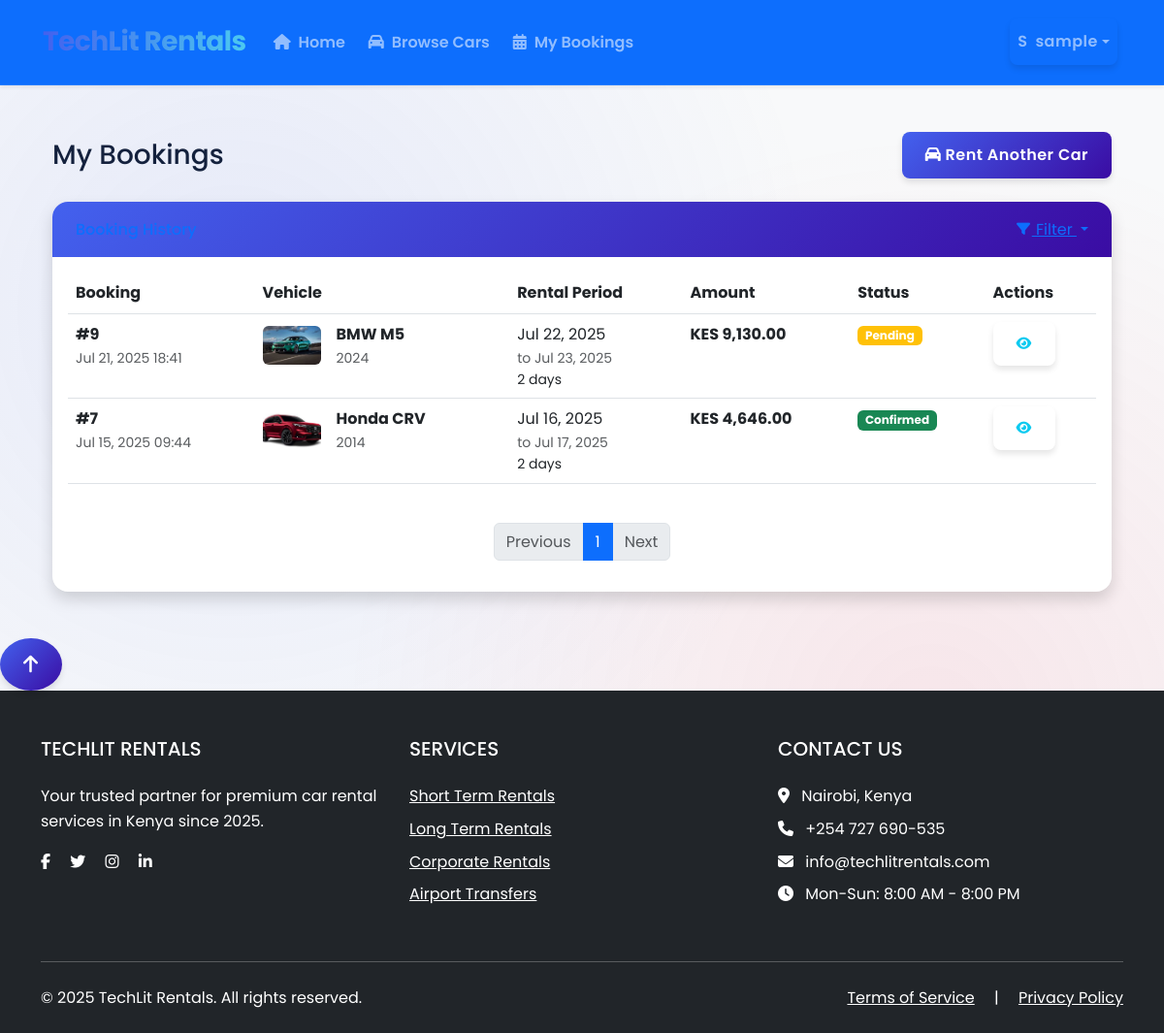
The page /user/bookings (signed in) on the database as committed earlier.
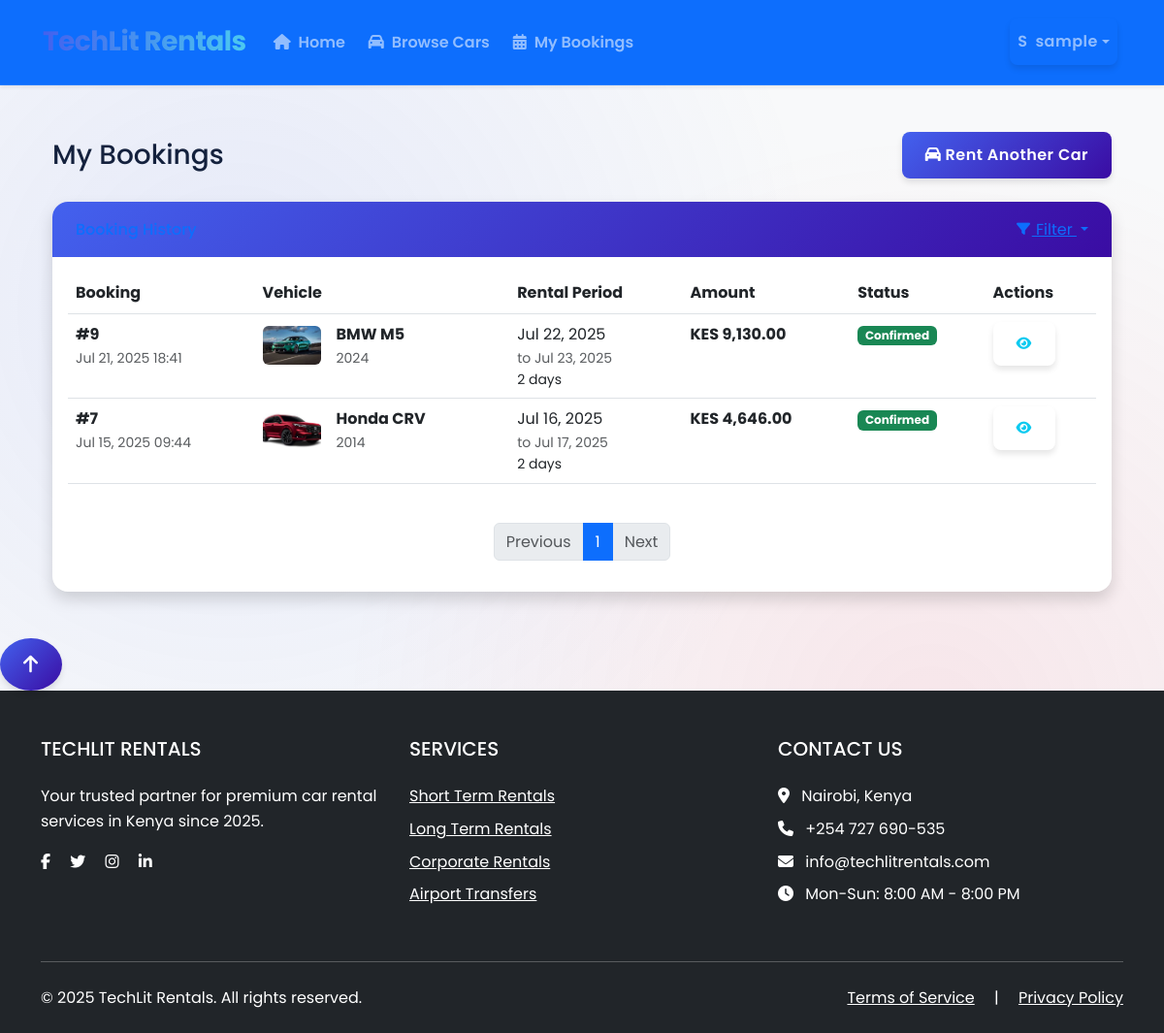
The same page on the database as committed later.
### app.py (models this page shows)
class Booking(db.Model):
    __tablename__ = 'bookings'
    id = db.Column(db.Integer, primary_key=True)
    user_id = db.Column(db.Integer, db.ForeignKey('users.id'), nullable=False)
    car_id = db.Column(db.Integer, db.ForeignKey('cars.id'), nullable=False)
    start_date = db.Column(db.Date, nullable=False)
    end_date = db.Column(db.Date, nullable=False)
    total_cost = db.Column(db.Float, nullable=False)
    status = db.Column(db.String(20), nullable=False, default='pending')
    created_at = db.Column(db.DateTime, default=datetime.utcnow)

class Car(db.Model):
    __tablename__ = 'cars'
    id = db.Column(db.Integer, primary_key=True)
    make = db.Column(db.String(80), nullable=False)
    model = db.Column(db.String(80), nullable=False)
    year = db.Column(db.Integer, nullable=False)
    registration_number = db.Column(db.String(20), unique=True, nullable=False)
    engine_capacity = db.Column(db.Float)
    seating_capacity = db.Column(db.Integer, nullable=False)
    transmission = db.Column(db.String(20))
    fuel_type = db.Column(db.String(20))
    availability = db.Column(db.Boolean, nullable=False, default=True)
    price_per_day = db.Column(db.Float, nullable=False)
    image_url = db.Column(db.String(200))
    description = db.Column(db.Text)
    created_at = db.Column(db.DateTime, default=datetime.utcnow)
    bookings = db.relationship('Booking', backref='car', lazy=True)

### app.py (the view)
@app.route('/user/bookings')
@login_required
def user_bookings():
    user = User.query.get(session['user_id'])
    page = request.args.get('page', 1, type=int)
    per_page = 10
    status_filter = request.args.get('status', 'all')
    query = Booking.query.filter_by(user_id=user.id)
    if status_filter and status_filter != 'all':
        query = query.filter_by(status=status_filter)
    bookings_pagination = query.order_by(Booking.created_at.desc()).paginate(
        page=page,
        per_page=per_page,
        error_out=False
    )
    today = datetime.now().date()
    return render_template(
        'user/bookings.html',
        bookings=bookings_pagination.items,
        pagination=bookings_pagination,
        today=today,
        status_filter=status_filter
    )

### app.py (called while the page is built)
@app.context_processor
def inject_user():
    return dict(current_user=current_user)

@app.context_processor
def inject_datetime():
    from datetime import datetime
    return dict(datetime=datetime)

@app.context_processor
def inject_today():
    return {'today': datetime.now().date()}

@app.context_processor
def utility_processor():
    def updated_url(**kwargs):
        args = request.args.copy().to_dict()
        args.update(kwargs)
        return f"{url_for('search_cars')}?{urlencode(args)}"
    return dict(updated_url=updated_url)

def login_required(f):
    @wraps(f)
    def decorated_function(*args, **kwargs):
        if 'user_id' not in session:
            flash('Please log in to access this page.', 'danger')
            return redirect(url_for('login'))
        return f(*args, **kwargs)
    return decorated_function

### templates/user/bookings.html (shortened to what the changed rows need)
{% extends "base.html" %}
{% block content %}
<div class="container-fluid">
    <div class="d-flex justify-content-between align-items-center mb-4">
        <h1 class="h3 mb-0 text-gray-800">My Bookings</h1>
    </div>
    {% if bookings %}
    <div class="card shadow mb-4">
        <div class="card-body">
            <div class="table-responsive">
                <table class="table table-hover" id="dataTable" width="100%" cellspacing="0">
                    <thead class="thead-light">
                        <tr>
                            <th>Booking</th>
                            <th>Vehicle</th>
                            <th>Rental Period</th>
                            <th>Amount</th>
                            <th>Status</th>
                            <th>Actions</th>
                        </tr>
                    </thead>
                    <tbody>
                        {% for booking in bookings %}
                        <tr class="{% if booking.status == 'cancelled' %}table-secondary{% elif booking.status == 'completed' %}table-success{% endif %}">
                            <td>
                                <div class="fw-bold">#{{ booking.id }}</div>
                                <div class="small text-muted">
                                    {{ booking.created_at.strftime('%b %d, %Y %H:%M') }}
                                </div>
                            </td>
                            <td>
                                <div class="d-flex align-items-center">
                                    {% if booking.car.image_url %}
                                    <img src="{{ booking.car.image_url }}" class="rounded me-3"
                                         alt="{{ booking.car.make }} {{ booking.car.model }}"
                                         style="width: 60px; height: 40px; object-fit: cover;">
                                    {% endif %}
                                    <div>
                                        <div class="fw-bold">{{ booking.car.make }} {{ booking.car.model }}</div>
                                        <div class="small text-muted">{{ booking.car.year }}</div>
                                    </div>
                                </div>
                            </td>
                            <td>
                                <div>{{ booking.start_date.strftime('%b %d, %Y') }}</div>
                                <div class="small text-muted">
                                    to {{ booking.end_date.strftime('%b %d, %Y') }}
                                </div>
                                <div class="small">
                                    {{ (booking.end_date - booking.start_date).days + 1 }} days
                                </div>
                            </td>
                            <td class="fw-bold">KES {{ "{:,.2f}".format(booking.total_cost) }}</td>
                            <td>
                                <span class="badge bg-{{
                                    'success' if booking.status == 'confirmed'
                                    else 'primary' if booking.status == 'completed'
                                    else 'warning' if booking.status == 'pending'
                                    else 'secondary'
                                }}">
                                    {{ booking.status|capitalize }}
                                </span>
                            </td>
                            <td>
                                <div class="btn-group btn-group-sm">
                                    <button class="btn btn-outline-info" data-bs-toggle="modal"
                                            data-bs-target="#bookingModal{{ booking.id }}">
                                        <i class="fas fa-eye"></i>
                                    </button>
                                </div>
                            </td>
                        </tr>
                        {% endfor %}
                    </tbody>
                </table>
            </div>
        </div>
    </div>
    {% endif %}
</div>
{% endblock %}

Rows that differ between the two databases and show on the page:
changed Booking "Jul 22, 2025": status "Pending" → "Confirmed"
